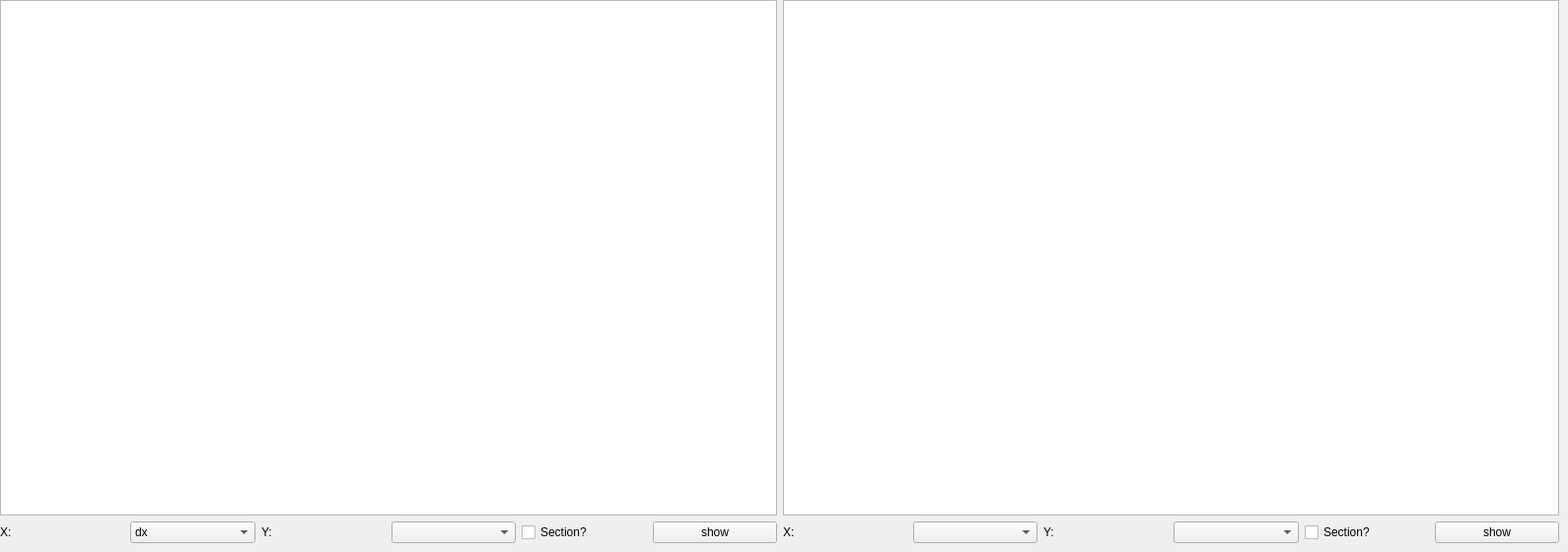
      <widget class="QWidget" name="tab_4">
       <attribute name="title">
        <string>页</string>
       </attribute>
       <widget class="QWidget" name="layoutWidget_2">
        <property name="geometry">
         <rect>
          <x>0</x>
          <y>0</y>
          <width>1581</width>
          <height>551</height>
         </rect>
        </property>
        <layout class="QGridLayout" name="gridLayout_6">
         <item row="0" column="0">
          <layout class="QVBoxLayout" name="verticalLayout_6">
           <item>
            <widget class="ChartView" name="XY_plot1_2">
             <property name="sizePolicy">
              <sizepolicy hsizetype="MinimumExpanding" vsizetype="Expanding">
               <horstretch>0</horstretch>
               <verstretch>0</verstretch>
              </sizepolicy>
             </property>
             <property name="minimumSize">
              <size>
               <width>0</width>
               <height>0</height>
              </size>
             </property>
            </widget>
           </item>
           <item>
            <layout class="QHBoxLayout" name="horizontalLayout_7">
             <item>
              <widget class="QLabel" name="label_8">
               <property name="text">
                <string>X:</string>
               </property>
              </widget>
             </item>
             <item>
              <widget class="QComboBox" name="comboBox_5">
               <item>
                <property name="text">
                 <string>dx</string>
                </property>
               </item>
               <item>
                <property name="text">
                 <string>dy</string>
                </property>
               </item>
               <item>
                <property name="text">
                 <string>dz</string>
                </property>
               </item>
               <item>
                <property name="text">
                 <string>t</string>
                </property>
               </item>
               <item>
                <property name="text">
                 <string>MagPos</string>
                </property>
               </item>
               <item>
                <property name="text">
                 <string>MagAng</string>
                </property>
               </item>
               <item>
                <property name="text">
                 <string>stage</string>
                </property>
               </item>
               <item>
                <property name="text">
                 <string>reX</string>
                </property>
               </item>
               <item>
                <property name="text">
                 <string>reY</string>
                </property>
               </item>
               <item>
                <property name="text">
                 <string>reZ</string>
                </property>
               </item>
              </widget>
             </item>
             <item>
              <widget class="QLabel" name="label_9">
               <property name="text">
                <string>Y:</string>
               </property>
              </widget>
             </item>
             <item>
              <widget class="QComboBox" name="comboBox_6"/>
             </item>
             <item>
              <widget class="QCheckBox" name="checkBox_3">
               <property name="text">
                <string>Section?</string>
               </property>
              </widget>
             </item>
             <item>
              <widget class="QPushButton" name="pushButton_show_3">
               <property name="text">
                <string>show</string>
               </property>
              </widget>
             </item>
            </layout>
           </item>
          </layout>
         </item>
         <item row="0" column="1">
          <layout class="QVBoxLayout" name="verticalLayout_7">
           <item>
            <widget class="ChartView" name="XY_plot2_2">
             <property name="sizePolicy">
              <sizepolicy hsizetype="MinimumExpanding" vsizetype="Expanding">
               <horstretch>0</horstretch>
               <verstretch>0</verstretch>
              </sizepolicy>
             </property>
             <property name="minimumSize">
              <size>
               <width>0</width>
               <height>0</height>
              </size>
             </property>
            </widget>
           </item>
           <item>
            <layout class="QHBoxLayout" name="horizontalLayout_9">
             <item>
              <widget class="QLabel" name="label_10">
               <property name="text">
                <string>X:</string>
               </property>
              </widget>
             </item>
             <item>
              <widget class="QComboBox" name="comboBox_7"/>
             </item>
             <item>
              <widget class="QLabel" name="label_11">
               <property name="text">
                <string>Y:</string>
               </property>
              </widget>
             </item>
             <item>
              <widget class="QComboBox" name="comboBox_8"/>
             </item>
             <item>
              <widget class="QCheckBox" name="checkBox_4">
               <property name="text">
                <string>Section?</string>
               </property>
              </widget>
             </item>
             <item>
              <widget class="QPushButton" name="pushButton_show_4">
               <property name="text">
                <string>show</string>
               </property>
              </widget>
             </item>
            </layout>
           </item>
          </layout>
         </item>
        </layout>
       </widget>
      </widget>
